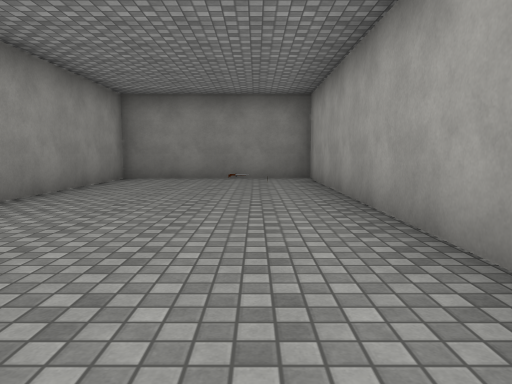
View 1 (above)

16 first-person views from a walk through a 3-D level made in the Unity game engine. The camera is 1.2 m above the floor, tilts 6° down and sees 70° across. The floor is counted in squares, 2 m on a side. Each view is taken from the middle of a square. On the plan, view 1 faces up. The plan holds only what a view shows up to about 10 squares ahead; the rest is blank. The place goes on beyond the plan. The player is left out. Some surface patterns are stand-ins.

View 2
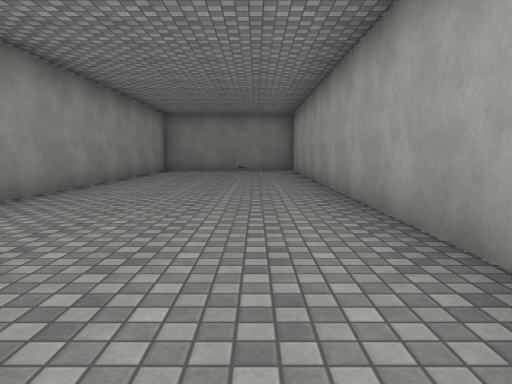

View 3
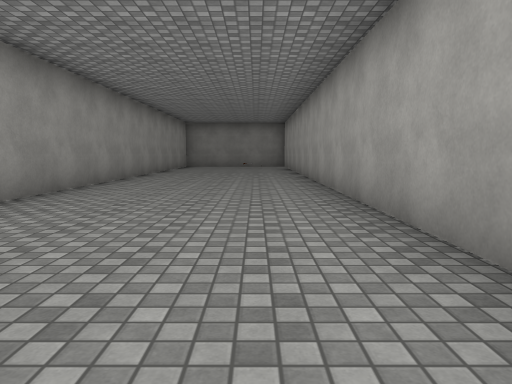

View 4
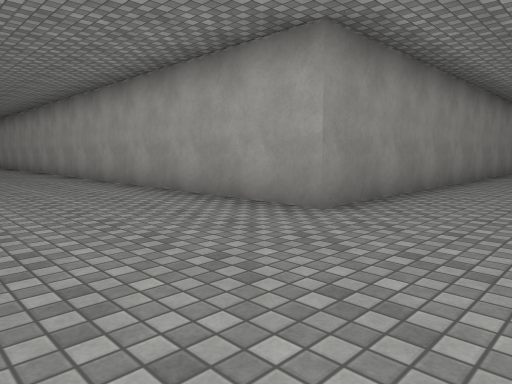

View 5
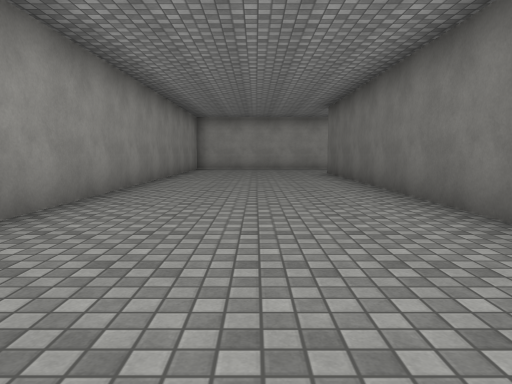

View 6
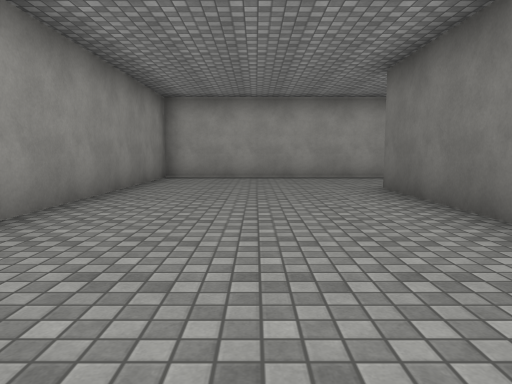

View 7
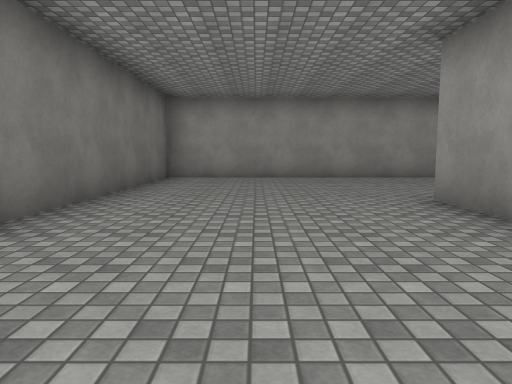

View 8
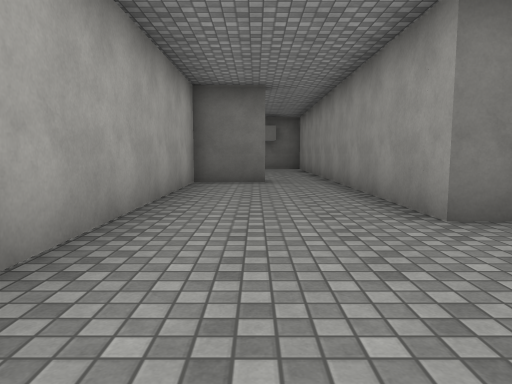

View 9
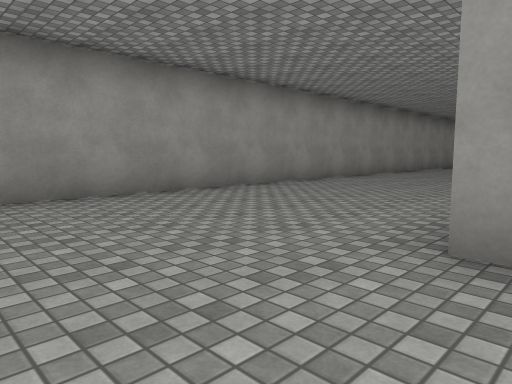

View 10
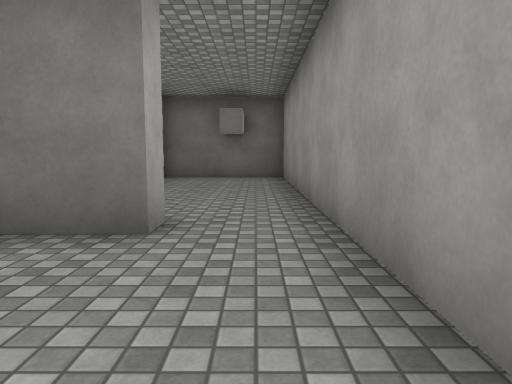

View 11
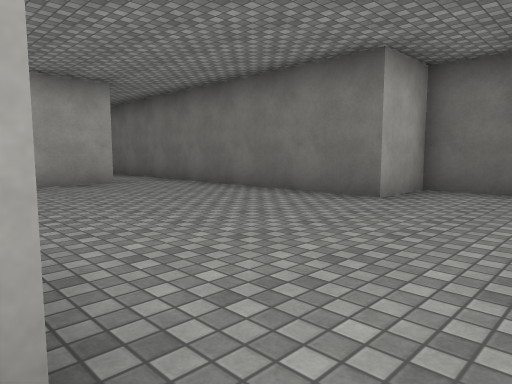

View 12
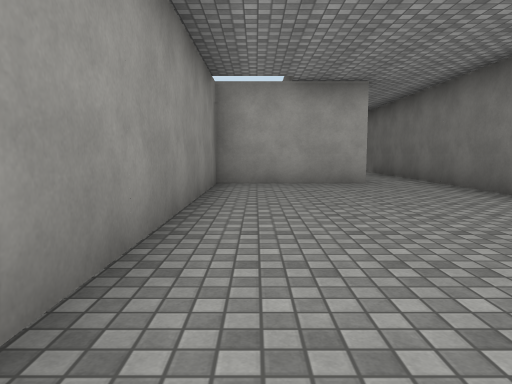

View 13
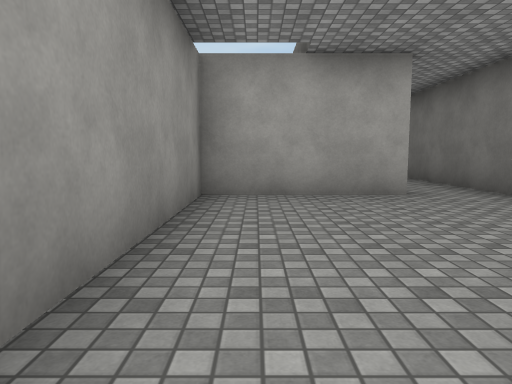

View 14
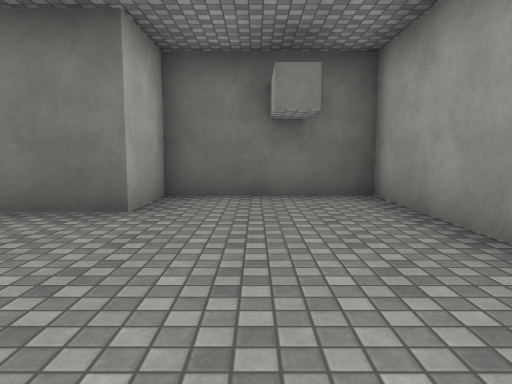

View 15
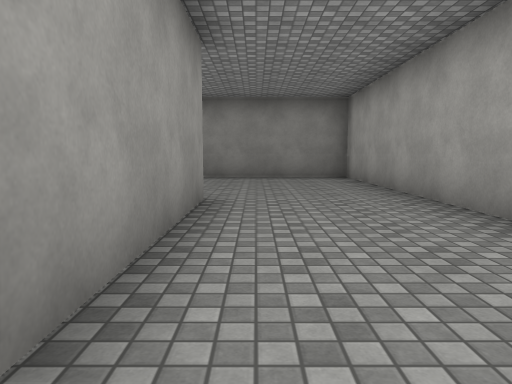

View 16
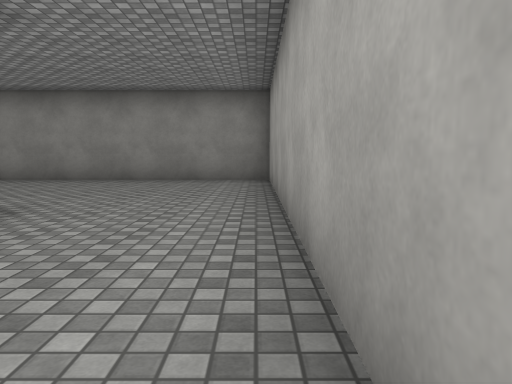

### Floor plan
Points are (right, up) in squares from view 1. A wall is a line through its corners. A room is listed if a view was taken in it or the views show most of it. See-through windows are left out.
Room 1 (views 1, 2, 3, 4, 5, 6, 7, 8, 9, 10, 16)
walls: (11.8, -19.7) (13.3, -19.7) (13.3, -10.7) (1.3, -10.7) (1.3, 8.8) (-3.2, 8.8) (-3.2, -15.2) (10.3, -15.2) (10.3, -19.4)
ways out: opening at (11, -20) to room 2
Room 2 (views 11, 12, 13, 14, 15)
walls: (18.3, -23.2) (18.3, -20.2) (11.8, -20.2) (11.8, -19.7); (10.3, -19.4) (10.3, -26.2) (13.3, -26.2) (13.3, -24.7) (18.5, -24.7)
ways out: opening at (11, -20) to room 1; opening at (19, -24)

Where each view was taken, in squares from view 1:
view 1: 0 up, 0 right, facing up
view 2: 4 down, 0 right, facing up
view 3: 8 down, 0 right, facing up
view 4: 13 down, 2 left, facing up-right
view 5: 13 down, 1 left, facing right
view 6: 13 down, 4 right, facing right
view 7: 13 down, 6 right, facing left
view 8: 12 down, 12 right, facing down
view 9: 13 down, 2 right, facing up-left
view 10: 17 down, 11 right, facing down
view 11: 20 down, 11 right, facing down-right
view 12: 21 down, 11 right, facing right
view 13: 21 down, 13 right, facing right
view 14: 21 down, 12 right, facing down
view 15: 20 down, 11 right, facing up
view 16: 19 down, 13 right, facing up
